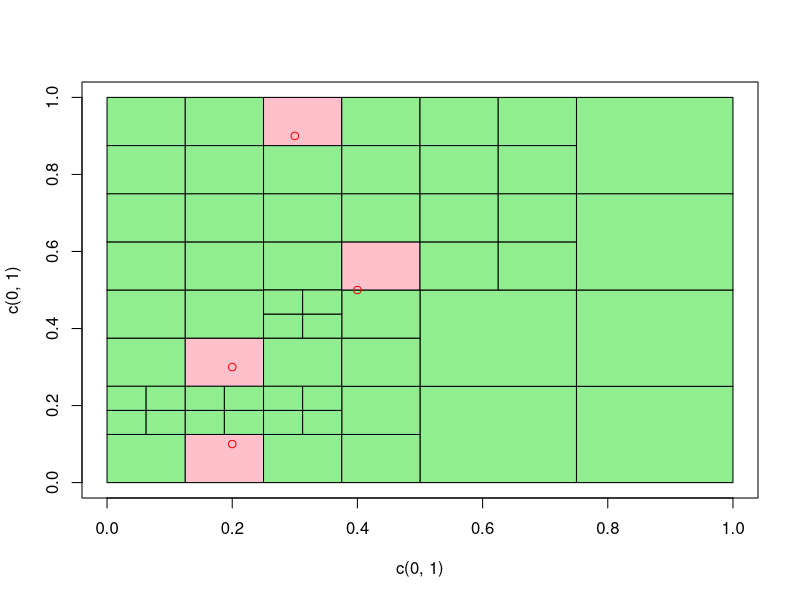

This chart was generated by the following R code:
whitneySquare <- setClass("whitneySquare",
    slots = c(
        x = "numeric",
        y = "numeric",
        w = "numeric"
    )
)

setValidity("whitneySquare", function(object) {
    if (length(object@x) != length(object@y)) {
        return("Numbers of x and y data are mismatched")
    } else if (length(object@x) != length(object@w)) {
        return("Numbers of x and w data are mismatched")
    }
    return(TRUE)
})

setMethod("initialize", "whitneySquare",
    function(.Object, x = numeric(0), y = numeric(0), w = numeric(0)) {
        .Object@x <- x
        .Object@y <- y
        .Object@w <- w

        validObject(.Object)
        return(.Object)
    }
)

setMethod("length", "whitneySquare", function(x) length(x@x))

setMethod("append", signature(x = "whitneySquare", values = "whitneySquare"), function(x, values, after = length(x)) {
    return(whitneySquare(append(x@x, values@x, after), append(x@y, values@y, after), append(x@w, values@w, after)))
})

setMethod("[", "whitneySquare", function(x,i,...) whitneySquare(x@x[i], x@y[i], x@w[i]))
setMethod("[<-", "whitneySquare", function(x,i,...,value) {
    x@x[i] <- value@x
    x@y[i] <- value@y
    x@w[i] <- value@w
    return(x)
})

setMethod(">", signature(e1 = "whitneySquare", e2 = "whitneySquare"), function(e1, e2) {
    result <- rep(FALSE, max(length(e1), length(e2)))

    result[e1@y > e2@y] <- TRUE
    result[e1@y < e2@y] <- FALSE

    I <- e1@y == e2@y
    result[I] <- (e1@x > e2@x)[I]

    return(result)
})

setMethod("<", signature(e1 = "whitneySquare", e2 = "whitneySquare"), function(e1, e2) {
    result <- rep(FALSE, max(length(e1), length(e2)))

    result[e1@y < e2@y] <- TRUE
    result[e1@y > e2@y] <- FALSE

    I <- e1@y == e2@y
    result[I] <- (e1@x < e2@x)[I]

    return(result)
})

bisect.whitney <- function(square) {
    square@w <- c(c(0.5,0.5,0.5,0.5) %*% t(square@w))

    square@x <- c(c(1,1,1,1) %*% t(square@x)) + square@w * c(0,1,0,1)
    square@y <- c(c(1,1,1,1) %*% t(square@y)) + square@w * c(0,0,1,1)

    return(square)
}

whitneyDecomposition <- setClass("whitneyDecomposition",
    slots = c(
        squares = "whitneySquare",
        order = "numeric",
        root = "numeric",
        nodes = "matrix",
        children = "matrix"
    )
)
# setValidity("whitneyDecomposition", function(object) {
#     rownames(object@nodes) <- NULL
#     rownames(object@children) <- NULL

#     if (any(object@nodes[,1]==0)) {
#         print("Found error 1")
#         print(object)
#         return("Error 1")
#     }
#     print("Validity passed")
#     print(object)
#     return(TRUE)
# })

setMethod("initialize", "whitneyDecomposition",
    function(.Object) {
        .Object@squares <- whitneySquare()
        .Object@order <- 5
        .Object@root <- NA_integer_
        .Object@nodes <- matrix(nrow = 0, ncol = .Object@order-1)
        .Object@children <- matrix(nrow = 0, ncol = .Object@order)

        # validObject(.Object)
        return(.Object)
    }
)

insert.whitney <- function(decomposition, squares) {
    lastIndex <- length(decomposition@squares)
    decomposition@squares <- append(decomposition@squares, squares)

    order <- decomposition@order

    for (squareIndex in seq_along(squares)) {
        n <- decomposition@root
        key <- lastIndex + squareIndex

        if (is.na(n)) {
            decomposition@nodes <- rbind(decomposition@nodes, c(key, rep(NA_integer_, order - 2)))
            decomposition@children <- rbind(decomposition@children, rep(NA_integer_, order))
            decomposition@root <- nrow(decomposition@nodes)
            next
        }

        nodePath <- c()
        insertPath <- c()

        lastNotFull <- 0

        while (TRUE) {
            s <- decomposition@nodes[n,]
            i <- sum(decomposition@squares[s[!is.na(s)]] < squares[squareIndex], na.rm=TRUE)
            notFull <- any(is.na(s))

            nodePath <- c(nodePath, n)
            insertPath <- c(insertPath, i)
            
            if (notFull) lastNotFull <- length(nodePath)
            
            if (is.na(decomposition@children[n,1])) {
                if (notFull) {
                    decomposition@nodes[n,] <- append(s[1:(order-2)], key, i)
                    lastNotFull <- NULL
                }
                break
            } else {
                n <- decomposition@children[n,i+1]
            }
        }

        if (!is.null(lastNotFull)) {
            medium <- ceiling(order/2)
            hold <- key
            holdChild <- NA_integer_

            for (level in length(nodePath):lastNotFull) {
                n <- nodePath[level]
                i <- insertPath[level]

                if (level != lastNotFull) {
                    extendedNode <- append(decomposition@nodes[n,], hold, i)
                    extendedChildren <- append(decomposition@children[n,], holdChild, i+1)

                    decomposition@nodes[n,] <- c(extendedNode[1:(medium-1)], rep(NA_integer_, order-medium))
                    decomposition@children[n,] <- c(extendedChildren[1:medium], rep(NA_integer_, order-medium))

                    newNode <- extendedNode[(medium+1):order]
                    newNode <- c(newNode, rep(NA_integer_, medium - 1))
                    newChildren <- extendedChildren[(medium+1):(order+1)]
                    newChildren <- c(newChildren, rep(NA_integer_, medium - 1))

                    decomposition@nodes <- rbind(decomposition@nodes, newNode)
                    decomposition@children <- rbind(decomposition@children, newChildren)

                    hold <- extendedNode[medium]
                    holdChild <- nrow(decomposition@nodes)
                } else if (level == 0) {
                    newNode <- c(hold, rep(NA_integer_, order - 2))
                    newChildren <- c(decomposition@root, holdChild, rep(NA_integer_, order - 2))

                    decomposition@nodes <- rbind(decomposition@nodes, newNode)
                    decomposition@children <- rbind(decomposition@children, newChildren)

                    decomposition@root <- nrow(decomposition@nodes)
                } else {
                    decomposition@nodes[n,] <- append(decomposition@nodes[n,-(order-1)], hold, i)
                    decomposition@children[n,] <- append(decomposition@children[n,-order], holdChild, i+1)
                }
            }
        }
    }

    rownames(decomposition@nodes) <- NULL
    rownames(decomposition@children) <- NULL

    return(decomposition)
}

partition.whitney <- function(x, y) {
    squares <- whitneySquare()
    queue <- whitneySquare(0,0,1)

    while (length(queue) > 0) {
        ok <- rowSums(outer(queue@x - queue@w, x, `<=`) & outer(queue@x + 2 * queue@w, x, `>`) & outer(queue@y - queue@w, y, `<=`) & outer(queue@y + 2 * queue@w, y, `>`)) <= 1

        squares <- append(squares, queue[ok])
        queue <- bisect.whitney(queue[!ok])
    }

    return(insert.whitney(whitneyDecomposition(), squares))
}

rect.whitney <- function(decomposition, x, y) {
    for (i in seq_along(decomposition@squares)) {
        square <- decomposition@squares[i]

        hasPoint <- any((square@x <= x & x < square@x + square@w) & (square@y <= y & y < square@y + square@w))
        col <- ifelse(hasPoint, "pink", "lightgreen")

        rect(square@x, square@y, square@x + square@w, square@y + square@w, col = col)
    }

    points(x, y, col = "red")
}

search.whitney <- function(decomposition, x, y) {
    result <- whitneySquare()

    for (i in seq_along(x)) {
        n <- decomposition@root
        searching <- TRUE
        while (searching) {
            if (n == 0) {
                result <- append(result, whitneySquare(NA_integer_, NA_integer_, NA_integer_))
            }

            nodes <- decomposition@nodes[n, ]
            count <- sum(!is.na(nodes))
            notFound <- TRUE

            for (j in seq_len(count)) {
                square <- decomposition@squares[nodes[j]]
                if (y[i] < square@y) {
                    n <- decomposition@children[n, j]
                    notFound <- FALSE
                    break
                } else if (y[i] < square@y + square@w) {
                    if (x[i] < square@x) {
                        n <- decomposition@children[n, j]
                        notFound <- FALSE
                        break
                    } else if (x[i] < square@x + square@w) {
                        result <- append(result, square)
                        notFound <- FALSE
                        searching <- FALSE
                        break
                    }
                }
            }

            if (notFound) {
                n <- decomposition@children[n, count+1]
            }
        }
    }

    return(result)
}

x <- c(0.2,0.2,0.4,0.3)
y <- c(0.3,0.1,0.5,0.9)

W <- partition.whitney(x, y)

plot(c(0,1), c(0,1), type = "n")
rect.whitney(W, x, y)
